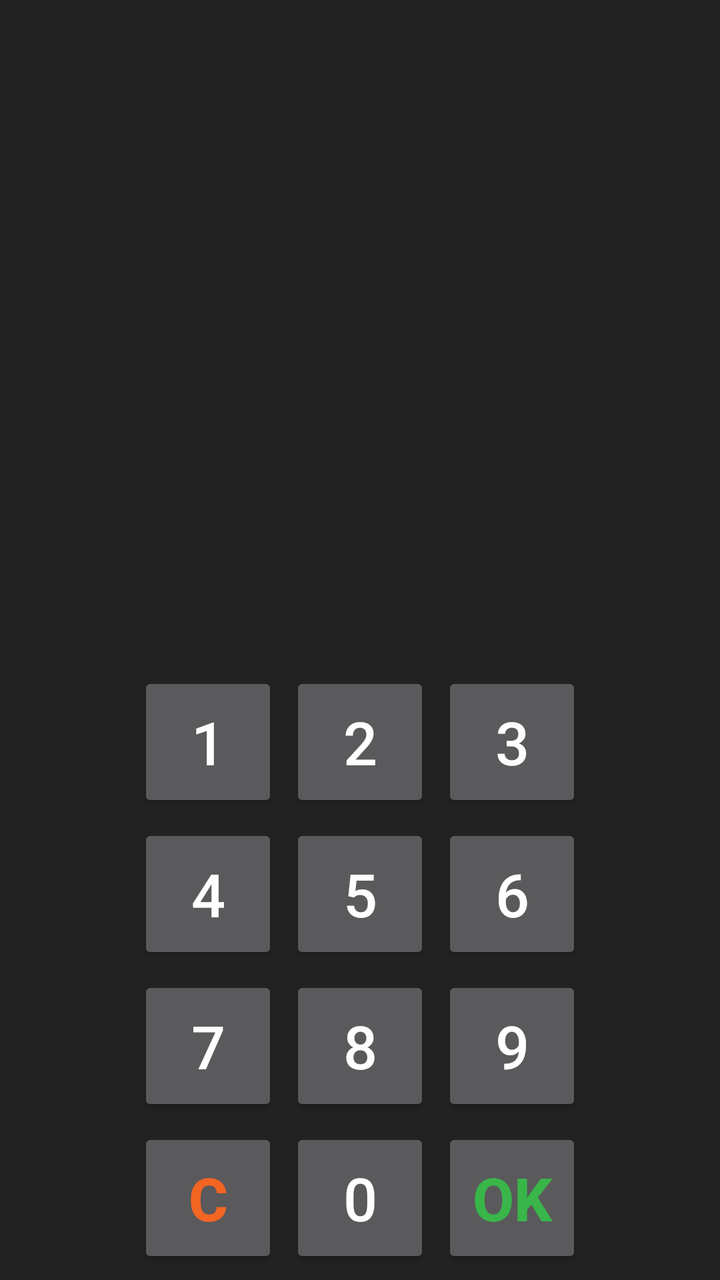
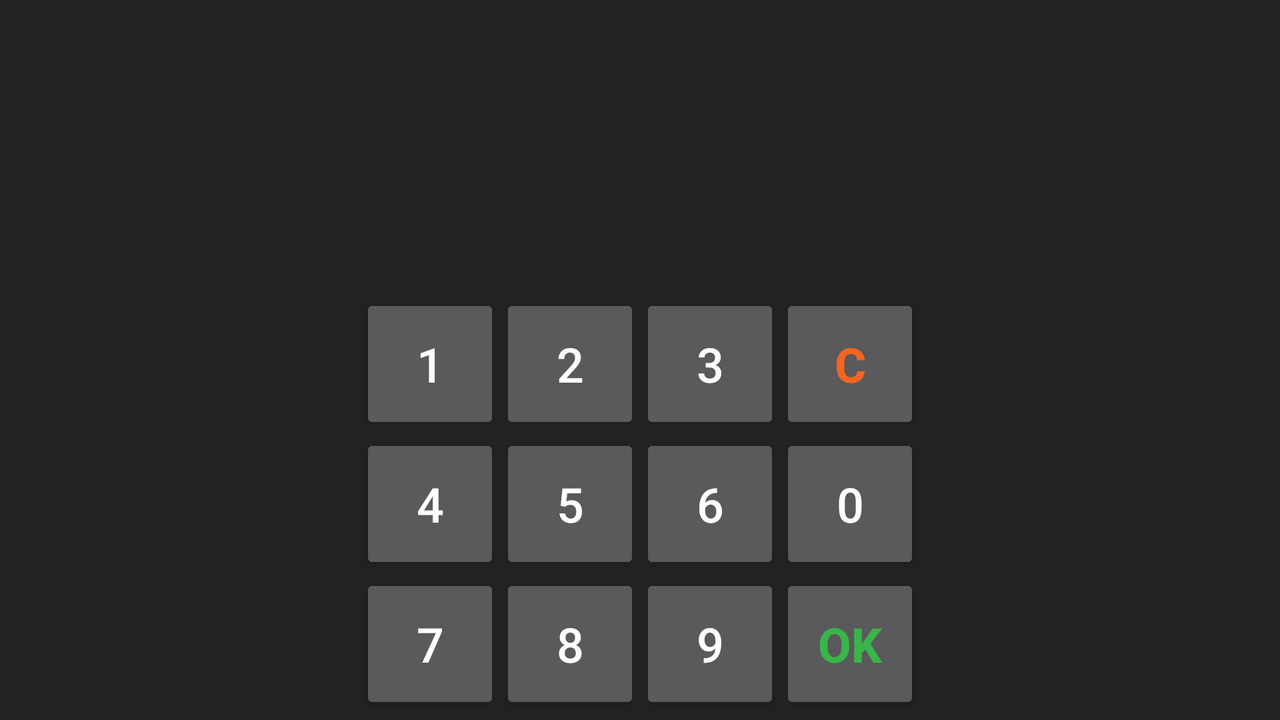

The same Android screen from two of the app's own layout files: first res/layout/ as a phone draws it, then the repository's variant for another configuration, drawn on a device whose configuration selects that folder. Both files follow.
<!-- AndroidManifest.xml: application theme Theme.Styled -->
<!-- res/layout/lock.xml -->
<LinearLayout xmlns:android="http://schemas.android.com/apk/res/android"
              android:layout_width="fill_parent" android:layout_height="fill_parent"
              android:orientation="vertical" android:padding="3dp" android:minWidth="200dp"
              android:background="#222222">
    <ViewSwitcher android:layout_height="wrap_content" android:layout_gravity="center"
                  android:id="@+id/switcher" android:layout_width="fill_parent" android:layout_margin="5dp">
        <TextView android:layout_height="wrap_content"
                  android:gravity="center_vertical|center_horizontal"
                  android:password="true" android:singleLine="true" android:id="@+id/result1"
                  android:layout_gravity="center" android:layout_width="fill_parent"
                  android:background="@drawable/textfield_default" android:textColor="#000" android:textSize="40sp"/>
        <TextView android:layout_height="wrap_content"
                  android:layout_width="fill_parent" android:gravity="center_vertical|center_horizontal"
                  android:password="true" android:singleLine="true" android:id="@+id/result2"
                  android:background="@drawable/textfield_default" android:textColor="#000" android:textSize="40sp"/>
    </ViewSwitcher>
    <TextView android:id="@+id/TextView01" android:layout_width="wrap_content" android:layout_height="wrap_content"
              android:layout_weight="1"/>
    <TableLayout android:layout_width="wrap_content"
                 android:layout_gravity="center" android:layout_height="wrap_content">
        <TableRow android:layout_height="wrap_content"
                  android:layout_width="wrap_content" android:layout_gravity="center">
            <Button android:layout_width="wrap_content"
                    android:layout_height="wrap_content" android:text="1"
                    android:id="@+id/b1" android:minHeight="@dimen/pin_button_height"
                    android:minWidth="@dimen/pin_button_width" android:layout_margin="3dp" android:layout_weight="1"
                    android:textSize="30sp"/>
            <Button android:layout_width="wrap_content"
                    android:layout_height="wrap_content" android:text="2"
                    android:id="@+id/b2" android:minHeight="@dimen/pin_button_height"
                    android:minWidth="@dimen/pin_button_width" android:layout_margin="3dp" android:layout_weight="1"
                    android:textSize="30sp"/>
            <Button android:layout_width="wrap_content"
                    android:layout_height="wrap_content" android:text="3"
                    android:id="@+id/b3" android:minHeight="@dimen/pin_button_height"
                    android:minWidth="@dimen/pin_button_width" android:layout_margin="3dp" android:layout_weight="1"
                    android:textSize="30sp"/>
        </TableRow>
        <TableRow android:layout_height="wrap_content"
                  android:layout_width="wrap_content" android:layout_gravity="center">
            <Button android:layout_width="wrap_content"
                    android:layout_height="wrap_content" android:id="@+id/b4" android:text="4"
                    android:minHeight="@dimen/pin_button_height" android:minWidth="@dimen/pin_button_width"
                    android:layout_margin="3dp" android:layout_weight="1" android:textSize="30sp"/>
            <Button android:layout_width="wrap_content"
                    android:layout_height="wrap_content" android:text="5" android:id="@+id/b5"
                    android:minHeight="@dimen/pin_button_height" android:minWidth="@dimen/pin_button_width"
                    android:layout_margin="3dp" android:layout_weight="1" android:textSize="30sp"/>
            <Button android:layout_width="wrap_content"
                    android:layout_height="wrap_content" android:text="6" android:id="@+id/b6"
                    android:minHeight="@dimen/pin_button_height" android:minWidth="@dimen/pin_button_width"
                    android:layout_margin="3dp" android:layout_weight="1" android:textSize="30sp"/>
        </TableRow>
        <TableRow android:layout_height="wrap_content"
                  android:layout_width="wrap_content" android:layout_gravity="center">
            <Button android:layout_width="wrap_content"
                    android:layout_height="wrap_content" android:text="7"
                    android:id="@+id/b7" android:minHeight="@dimen/pin_button_height"
                    android:minWidth="@dimen/pin_button_width" android:layout_margin="3dp" android:layout_weight="1"
                    android:textSize="30sp"/>
            <Button android:layout_width="wrap_content"
                    android:layout_height="wrap_content" android:text="8"
                    android:id="@+id/b8" android:minHeight="@dimen/pin_button_height"
                    android:minWidth="@dimen/pin_button_width" android:layout_margin="3dp" android:layout_weight="1"
                    android:textSize="30sp"/>
            <Button android:layout_width="wrap_content"
                    android:layout_height="wrap_content" android:text="9"
                    android:id="@+id/b9" android:minHeight="@dimen/pin_button_height"
                    android:minWidth="@dimen/pin_button_width" android:layout_margin="3dp" android:layout_weight="1"
                    android:textSize="30sp"/>
        </TableRow>
        <TableRow android:layout_height="wrap_content"
                  android:layout_width="wrap_content" android:layout_gravity="center">
            <Button android:layout_width="wrap_content"
                    android:layout_height="wrap_content" android:text="C" android:id="@+id/bHelp"
                    android:minHeight="@dimen/pin_button_height" android:minWidth="@dimen/pin_button_width"
                    android:layout_margin="3dp" android:textStyle="bold" android:textColor="#f26522"
                    android:layout_weight="1" android:textSize="30sp"/>
            <Button android:layout_width="wrap_content"
                    android:layout_height="wrap_content" android:text="0" android:id="@+id/b0"
                    android:minHeight="@dimen/pin_button_height" android:minWidth="@dimen/pin_button_width"
                    android:layout_margin="3dp" android:layout_weight="1" android:textSize="30sp"/>
            <Button android:layout_width="wrap_content"
                    android:layout_height="wrap_content" android:text="OK" android:id="@+id/bClear"
                    android:minHeight="@dimen/pin_button_height" android:minWidth="@dimen/pin_button_width"
                    android:layout_margin="3dp" android:textStyle="bold" android:textColor="#39b54a"
                    android:layout_weight="1" android:textSize="30sp"/>
        </TableRow>
    </TableLayout>
</LinearLayout>
<!-- resources referenced by this layout -->
<resources>
  <dimen name="pin_button_height">70dp</dimen>
  <dimen name="pin_button_width">70dp</dimen>
  <style name="Theme.Styled" parent="Theme.AppCompat">
  		
  		
  		
  		
  		
  		
  		
  		
  
  		<item name="windowActionBar">false</item>
  		<item name="windowNoTitle">true</item>
  		
  		
  		
  		
  		
  		
  		
  	</style>
</resources>
<!-- res/layout-land/lock.xml (the repository's variant of the layout above) -->
<!-- drawn on the phone turned sideways -->
<LinearLayout xmlns:android="http://schemas.android.com/apk/res/android"
	android:layout_width="fill_parent" android:layout_height="fill_parent"
	android:orientation="vertical" android:padding="3dp" android:minWidth="200dp" android:background="#222222">
	<ViewSwitcher android:layout_height="wrap_content" android:layout_gravity="center"
		android:id="@+id/switcher" android:layout_width="fill_parent" android:layout_margin="3dp">
	    <TextView android:layout_height="wrap_content"
            android:gravity="center_vertical|center_horizontal"
            android:password="true" android:singleLine="true" android:id="@+id/result1" android:layout_gravity="center" android:layout_width="fill_parent" android:textSize="30sp" android:background="@drawable/textfield_default" android:textColor="#000"/>
		<TextView android:layout_height="wrap_content"
            android:layout_width="fill_parent" android:gravity="center_vertical|center_horizontal"
            android:password="true" android:singleLine="true" android:id="@+id/result2" android:background="@drawable/textfield_default" android:textSize="30sp" android:textColor="#000"/>
	</ViewSwitcher>
    <TextView android:id="@+id/TextView01" android:layout_width="wrap_content" android:layout_height="wrap_content" android:layout_weight="1">
    </TextView>
    <TableLayout android:layout_width="wrap_content"
        android:layout_height="wrap_content" android:layout_gravity="center">
        <TableRow android:layout_height="wrap_content"
            android:layout_width="wrap_content" android:layout_gravity="center">
            <Button android:layout_width="wrap_content"
                android:layout_height="wrap_content" android:textSize="24sp" android:text="1"
                android:id="@+id/b1" android:minHeight="@dimen/pin_button_height" android:minWidth="@dimen/pin_button_width"/>
            <Button android:layout_width="wrap_content"
                android:layout_height="wrap_content" android:textSize="24sp" android:text="2"
                android:id="@+id/b2" android:minHeight="@dimen/pin_button_height" android:minWidth="@dimen/pin_button_width"></Button>
            <Button android:layout_width="wrap_content"
                android:layout_height="wrap_content" android:textSize="24sp" android:text="3"
                android:id="@+id/b3" android:minHeight="@dimen/pin_button_height" android:minWidth="@dimen/pin_button_width"></Button>
        <Button android:layout_width="wrap_content" android:layout_height="wrap_content" android:textSize="24sp" android:text="C" android:id="@+id/bHelp" android:textStyle="bold" android:textColor="#f26522" android:minHeight="@dimen/pin_button_height" android:minWidth="@dimen/pin_button_width"></Button></TableRow>
        <TableRow android:layout_height="wrap_content"
            android:layout_width="wrap_content" android:layout_gravity="center">
            <Button android:layout_width="wrap_content"
                android:layout_height="wrap_content" android:textSize="24sp" android:id="@+id/b4" android:text="4" android:minHeight="@dimen/pin_button_height" android:minWidth="@dimen/pin_button_width"></Button>
            <Button android:layout_width="wrap_content"
                android:layout_height="wrap_content" android:textSize="24sp" android:text="5" android:id="@+id/b5" android:minHeight="@dimen/pin_button_height" android:minWidth="@dimen/pin_button_width"></Button>
            <Button android:layout_width="wrap_content"
                android:layout_height="wrap_content" android:textSize="24sp" android:text="6" android:id="@+id/b6" android:minHeight="@dimen/pin_button_height" android:minWidth="@dimen/pin_button_width"></Button><Button android:layout_width="wrap_content" android:layout_height="wrap_content" android:textSize="24sp" android:text="0" android:id="@+id/b0" android:minHeight="@dimen/pin_button_height" android:minWidth="@dimen/pin_button_width"></Button>
        </TableRow>
        <TableRow android:layout_height="wrap_content"
            android:layout_width="wrap_content" android:layout_gravity="center">
            <Button android:layout_width="wrap_content"
                android:layout_height="wrap_content" android:textSize="24sp" android:text="7"
                android:id="@+id/b7" android:minHeight="@dimen/pin_button_height" android:minWidth="@dimen/pin_button_width"></Button>
            <Button android:layout_width="wrap_content"
                android:layout_height="wrap_content" android:textSize="24sp" android:text="8"
                android:id="@+id/b8" android:minHeight="@dimen/pin_button_height" android:minWidth="@dimen/pin_button_width"></Button>
            <Button android:layout_width="wrap_content"
                android:layout_height="wrap_content" android:textSize="24sp" android:text="9"
                android:id="@+id/b9" android:minHeight="@dimen/pin_button_height" android:minWidth="@dimen/pin_button_width"></Button>
        <Button android:layout_width="wrap_content" android:layout_height="wrap_content" android:textSize="24sp" android:text="OK" android:id="@+id/bClear" android:textStyle="bold" android:textColor="#39b54a" android:minHeight="@dimen/pin_button_height" android:minWidth="@dimen/pin_button_width"></Button></TableRow>
        <TableRow android:layout_height="wrap_content"
            android:layout_width="wrap_content" android:layout_gravity="center">
        </TableRow>
    </TableLayout>
</LinearLayout>
